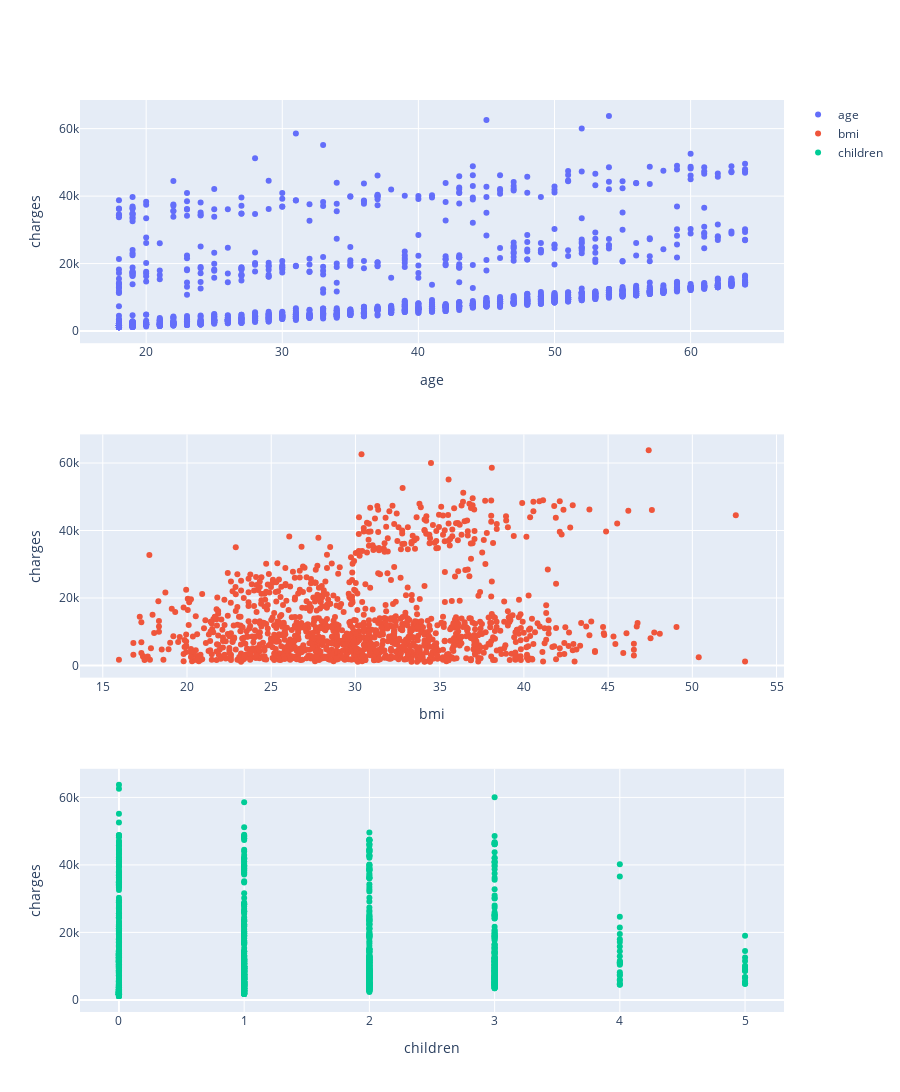

The notebook cell saved with this chart:
### Markdown cell above
#### Numeric features

### Code cell
plot_univariate_numeric(
    X.select_dtypes(include=np.number), 
    y
)

### Figure 1 — Plotly figure (JSON) as saved in the notebook; plotly's stock layout.template omitted (floating-point values rounded to 4 significant figures; data arrays with more than 128 entries replaced by an {"elided": "..."} marker saying what was removed)
{"data": [{"mode": "markers", "name": "age", "type": "scatter", "x": {"elided": "1338 int values"}, "xaxis": "x", "y": {"elided": "1338 float values"}, "yaxis": "y"}, {"mode": "markers", "name": "bmi", "type": "scatter", "x": {"elided": "1338 float values"}, "xaxis": "x2", "y": {"elided": "1338 float values"}, "yaxis": "y2"}, {"mode": "markers", "name": "children", "type": "scatter", "x": {"elided": "1338 int values"}, "xaxis": "x3", "y": {"elided": "1338 float values"}, "yaxis": "y3"}], "layout": {"height": 1200, "xaxis": {"anchor": "y", "domain": [0, 1], "title": {"text": "age"}}, "xaxis2": {"anchor": "y2", "domain": [0, 1], "title": {"text": "bmi"}}, "xaxis3": {"anchor": "y3", "domain": [0, 1], "title": {"text": "children"}}, "yaxis": {"anchor": "x", "domain": [0.7333, 1], "title": {"text": "charges"}}, "yaxis2": {"anchor": "x2", "domain": [0.3667, 0.6333], "title": {"text": "charges"}}, "yaxis3": {"anchor": "x3", "domain": [0, 0.2667], "title": {"text": "charges"}}}}
